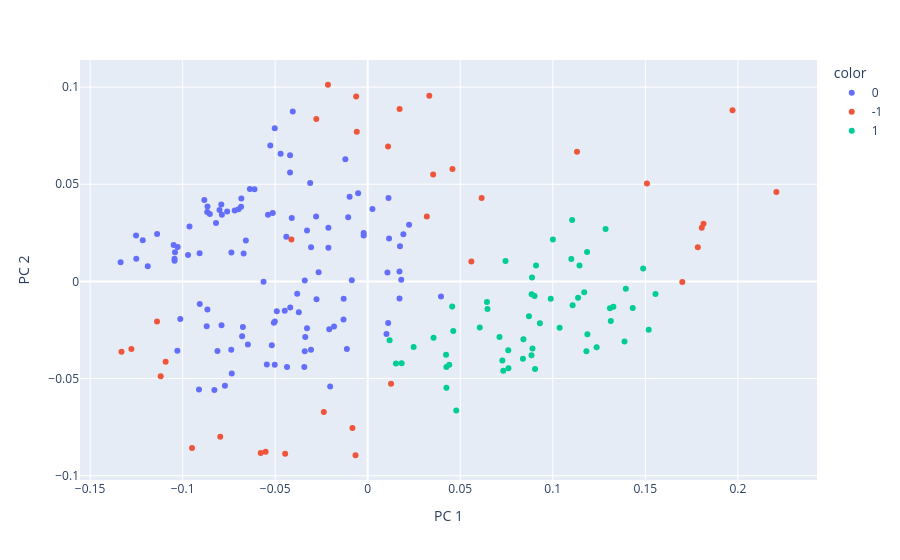

Notebook source saved alongside this figure:
### Code cell
# Visualiser les classes (-1 = anomalie)
fig = px.scatter(df_pca, x='PC 1', y='PC 2', color=dbscan_partition.astype(str))
fig.show()
